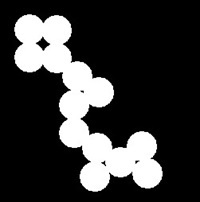
#> input picture Image Erosion/fig1.jpg, 200 x 202 px
$ python main.py
#> lines starting #> are read from the running program, lines starting #| are printed output that depends on the picture
import cv2 as cv
import numpy as np

# [59 lines left out: functions ErodePixel, DilatePixel, ErodeImage, DilateImage, not called in this run]

#task 1
img = cv.imread('fig1.jpg', 0)
#> img is the input picture: shape (202, 200); min 0, max 255, mean 56.5
cv.imshow('original 1',img)
sz = np.shape(img)
#> sz = (202, 200)
#eimg1x = ErodeImage(img,sz)
eimg1 = cv.erode(img, np.ones((2,2),np.uint8), iterations=16)
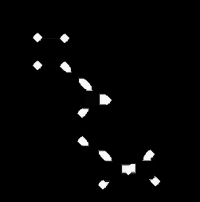
#> eimg1: shape (202, 200); min 0, max 252, mean 5.8
cv.imshow('eroded 1',eimg1)

#task 2
img2 = cv.imread('fig2.jpg', 0)
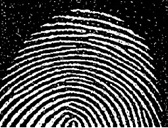
#> input picture Image Erosion/fig2.jpg, 168 x 128 px
#> img2 is the input picture: shape (128, 168); min 0, max 255, mean 75.3
cv.imshow('original 2',img2)
sz2 = np.shape(img2)
#> sz2 = (128, 168)
#dimg2x = DilateImage(img2,sz2)
dimg2 = cv.erode(img2, np.ones((2,2),np.uint8), iterations=2)
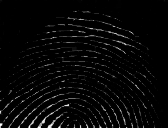
#> dimg2: shape (128, 168); min 0, max 253, mean 7.4
dimg2 = cv.dilate(dimg2, np.ones((2,2),np.uint8), iterations=1)
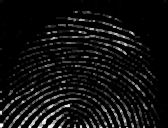
#> dimg2: shape (128, 168); min 0, max 253, mean 17.5
cv.imshow('eroded and dilated 2',dimg2)

#task 3
img3 = cv.imread('fig3.jpg', 0)
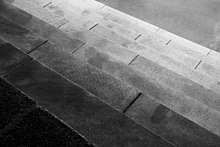
#> input picture Image Erosion/fig3.jpg, 220 x 147 px
#> img3 is the input picture: shape (147, 220); min 0, max 255, mean 106.9
cv.imshow('original 3',img3)
sz3 = np.shape(img3)
#> sz3 = (147, 220)
pimg3 = cv.dilate(img3, np.ones((3,3),np.uint8), iterations=1)
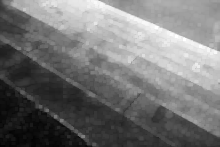
#> pimg3: shape (147, 220); min 2, max 255, mean 116.9
pimg3 = cv.erode(pimg3, np.ones((3,3),np.uint8), iterations=1)
kernel = np.ones((5,5),np.uint8)
gradient = cv.morphologyEx(pimg3, cv.MORPH_GRADIENT, kernel)
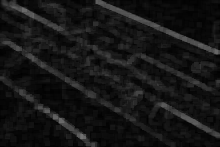
#> gradient: shape (147, 220); min 1, max 114, mean 21.7
cv.imshow('Eroded, Dilated and Morph Gradiented',gradient)

cv.waitKey()
